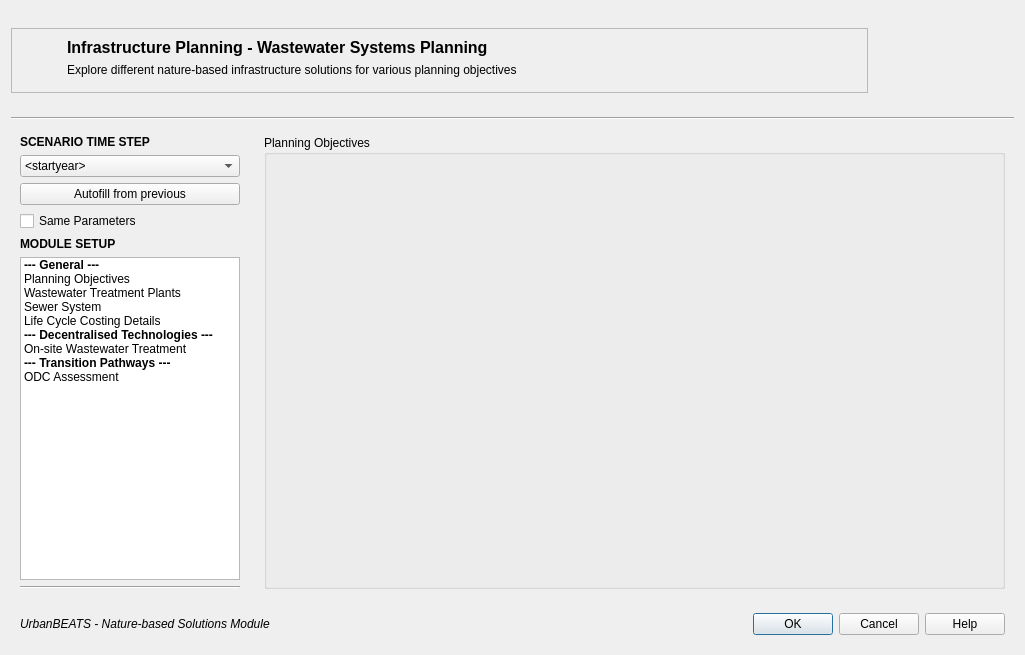
<?xml version="1.0" encoding="UTF-8"?>
<ui version="4.0">
 <class>Infrastructure_Dialog</class>
 <widget class="QDialog" name="Infrastructure_Dialog">
  <property name="geometry">
   <rect>
    <x>0</x>
    <y>0</y>
    <width>1025</width>
    <height>655</height>
   </rect>
  </property>
  <property name="minimumSize">
   <size>
    <width>0</width>
    <height>0</height>
   </size>
  </property>
  <property name="maximumSize">
   <size>
    <width>16777215</width>
    <height>16777215</height>
   </size>
  </property>
  <property name="windowTitle">
   <string>Infrastructure Planning Module</string>
  </property>
  <property name="windowIcon">
   <iconset resource="../graphics/ubeats.qrc">
    <normaloff>:/icons/Bench-icon.png</normaloff>:/icons/Bench-icon.png</iconset>
  </property>
  <layout class="QGridLayout" name="gridLayout_4">
   <item row="0" column="3">
    <widget class="QLabel" name="module_img">
     <property name="sizePolicy">
      <sizepolicy hsizetype="Preferred" vsizetype="Fixed">
       <horstretch>0</horstretch>
       <verstretch>0</verstretch>
      </sizepolicy>
     </property>
     <property name="minimumSize">
      <size>
       <width>140</width>
       <height>100</height>
      </size>
     </property>
     <property name="maximumSize">
      <size>
       <width>140</width>
       <height>100</height>
      </size>
     </property>
     <property name="text">
      <string/>
     </property>
     <property name="pixmap">
      <pixmap resource="../graphics/ubeats.qrc">:/images/images/md_sww_planning.jpg</pixmap>
     </property>
    </widget>
   </item>
   <item row="1" column="0" colspan="4">
    <widget class="Line" name="title_line">
     <property name="orientation">
      <enum>Qt::Horizontal</enum>
     </property>
    </widget>
   </item>
   <item row="0" column="0" colspan="3">
    <widget class="QFrame" name="title_frame">
     <property name="maximumSize">
      <size>
       <width>16777215</width>
       <height>65</height>
      </size>
     </property>
     <property name="frameShape">
      <enum>QFrame::StyledPanel</enum>
     </property>
     <property name="frameShadow">
      <enum>QFrame::Raised</enum>
     </property>
     <layout class="QGridLayout" name="gridLayout">
      <item row="0" column="0" rowspan="3">
       <widget class="QLabel" name="module_logo">
        <property name="minimumSize">
         <size>
          <width>40</width>
          <height>40</height>
         </size>
        </property>
        <property name="maximumSize">
         <size>
          <width>40</width>
          <height>40</height>
         </size>
        </property>
        <property name="text">
         <string/>
        </property>
        <property name="pixmap">
         <pixmap resource="../graphics/ubeats.qrc">:/icons/Water-closet-icon.png</pixmap>
        </property>
        <property name="scaledContents">
         <bool>true</bool>
        </property>
       </widget>
      </item>
      <item row="0" column="2">
       <widget class="QLabel" name="title">
        <property name="font">
         <font>
          <pointsize>12</pointsize>
          <weight>75</weight>
          <bold>true</bold>
         </font>
        </property>
        <property name="text">
         <string>Infrastructure Planning - Wastewater Systems Planning</string>
        </property>
       </widget>
      </item>
      <item row="1" column="2">
       <widget class="QLabel" name="subtitle">
        <property name="text">
         <string>Explore different nature-based infrastructure solutions for various planning objectives</string>
        </property>
        <property name="wordWrap">
         <bool>false</bool>
        </property>
       </widget>
      </item>
     </layout>
    </widget>
   </item>
   <item row="3" column="0" colspan="4">
    <widget class="QWidget" name="footer" native="true">
     <property name="minimumSize">
      <size>
       <width>0</width>
       <height>40</height>
      </size>
     </property>
     <property name="maximumSize">
      <size>
       <width>16777215</width>
       <height>40</height>
      </size>
     </property>
     <layout class="QHBoxLayout" name="horizontalLayout">
      <item>
       <widget class="QLabel" name="footer_lbl">
        <property name="text">
         <string>&lt;html&gt;&lt;head/&gt;&lt;body&gt;&lt;p&gt;&lt;span style=&quot; font-style:italic;&quot;&gt;UrbanBEATS - Nature-based Solutions Module&lt;/span&gt;&lt;/p&gt;&lt;/body&gt;&lt;/html&gt;</string>
        </property>
       </widget>
      </item>
      <item>
       <widget class="QDialogButtonBox" name="buttonBox">
        <property name="orientation">
         <enum>Qt::Horizontal</enum>
        </property>
        <property name="standardButtons">
         <set>QDialogButtonBox::Cancel|QDialogButtonBox::Ok</set>
        </property>
       </widget>
      </item>
      <item>
       <widget class="QPushButton" name="help_button">
        <property name="text">
         <string>Help</string>
        </property>
        <property name="icon">
         <iconset resource="../graphics/ubeats.qrc">
          <normaloff>:/icons/Help-icon.png</normaloff>:/icons/Help-icon.png</iconset>
        </property>
       </widget>
      </item>
     </layout>
    </widget>
   </item>
   <item row="2" column="0">
    <widget class="QWidget" name="sidebar_widget" native="true">
     <property name="sizePolicy">
      <sizepolicy hsizetype="Fixed" vsizetype="Preferred">
       <horstretch>0</horstretch>
       <verstretch>0</verstretch>
      </sizepolicy>
     </property>
     <property name="minimumSize">
      <size>
       <width>238</width>
       <height>0</height>
      </size>
     </property>
     <property name="maximumSize">
      <size>
       <width>238</width>
       <height>16777215</height>
      </size>
     </property>
     <layout class="QVBoxLayout" name="verticalLayout_2">
      <item>
       <widget class="QLabel" name="sidebar_title">
        <property name="text">
         <string>&lt;html&gt;&lt;head/&gt;&lt;body&gt;&lt;p&gt;&lt;span style=&quot; font-weight:600;&quot;&gt;SCENARIO TIME STEP&lt;/span&gt;&lt;/p&gt;&lt;/body&gt;&lt;/html&gt;</string>
        </property>
       </widget>
      </item>
      <item>
       <widget class="QComboBox" name="year_combo">
        <property name="minimumSize">
         <size>
          <width>100</width>
          <height>0</height>
         </size>
        </property>
        <item>
         <property name="text">
          <string>&lt;startyear&gt;</string>
         </property>
        </item>
       </widget>
      </item>
      <item>
       <widget class="QPushButton" name="autofillButton">
        <property name="text">
         <string>Autofill from previous</string>
        </property>
       </widget>
      </item>
      <item>
       <widget class="QCheckBox" name="same_params">
        <property name="text">
         <string>Same Parameters</string>
        </property>
       </widget>
      </item>
      <item>
       <widget class="QLabel" name="sidebar_title_2">
        <property name="text">
         <string>&lt;html&gt;&lt;head/&gt;&lt;body&gt;&lt;p&gt;&lt;span style=&quot; font-weight:600;&quot;&gt;MODULE SETUP&lt;/span&gt;&lt;/p&gt;&lt;/body&gt;&lt;/html&gt;</string>
        </property>
       </widget>
      </item>
      <item>
       <widget class="QListWidget" name="listWidget">
        <property name="maximumSize">
         <size>
          <width>220</width>
          <height>16777215</height>
         </size>
        </property>
        <item>
         <property name="text">
          <string>--- General ---</string>
         </property>
         <property name="font">
          <font>
           <weight>75</weight>
           <bold>true</bold>
          </font>
         </property>
        </item>
        <item>
         <property name="text">
          <string>Planning Objectives</string>
         </property>
        </item>
        <item>
         <property name="text">
          <string>Wastewater Treatment Plants</string>
         </property>
        </item>
        <item>
         <property name="text">
          <string>Sewer System</string>
         </property>
        </item>
        <item>
         <property name="text">
          <string>Life Cycle Costing Details</string>
         </property>
        </item>
        <item>
         <property name="text">
          <string>--- Decentralised Technologies ---</string>
         </property>
         <property name="font">
          <font>
           <weight>75</weight>
           <bold>true</bold>
          </font>
         </property>
        </item>
        <item>
         <property name="text">
          <string>On-site Wastewater Treatment</string>
         </property>
        </item>
        <item>
         <property name="text">
          <string>--- Transition Pathways ---</string>
         </property>
         <property name="font">
          <font>
           <weight>75</weight>
           <bold>true</bold>
          </font>
         </property>
        </item>
        <item>
         <property name="text">
          <string>ODC Assessment</string>
         </property>
        </item>
       </widget>
      </item>
      <item>
       <widget class="Line" name="sidebar_line">
        <property name="orientation">
         <enum>Qt::Horizontal</enum>
        </property>
       </widget>
      </item>
     </layout>
    </widget>
   </item>
   <item row="2" column="1" colspan="3">
    <widget class="QStackedWidget" name="stackedWidget">
     <property name="currentIndex">
      <number>0</number>
     </property>
     <widget class="QWidget" name="page">
      <layout class="QVBoxLayout" name="verticalLayout">
       <item>
        <widget class="QGroupBox" name="groupBox">
         <property name="title">
          <string>Planning Objectives</string>
         </property>
         <layout class="QVBoxLayout" name="verticalLayout_3"/>
        </widget>
       </item>
      </layout>
     </widget>
     <widget class="QWidget" name="page_2">
      <layout class="QVBoxLayout" name="verticalLayout_4">
       <item>
        <widget class="QGroupBox" name="groupBox_2">
         <property name="title">
          <string>Wastewater Treatment Plants</string>
         </property>
         <layout class="QVBoxLayout" name="verticalLayout_5">
          <item>
           <widget class="QScrollArea" name="inputs_scrollArea_3">
            <property name="frameShape">
             <enum>QFrame::NoFrame</enum>
            </property>
            <property name="verticalScrollBarPolicy">
             <enum>Qt::ScrollBarAlwaysOn</enum>
            </property>
            <property name="widgetResizable">
             <bool>true</bool>
            </property>
            <widget class="QWidget" name="inputs_contents_5">
             <property name="geometry">
              <rect>
               <x>0</x>
               <y>0</y>
               <width>708</width>
               <height>425</height>
              </rect>
             </property>
             <layout class="QVBoxLayout" name="verticalLayout_46">
              <item>
               <layout class="QVBoxLayout" name="verticalLayout_50">
                <property name="leftMargin">
                 <number>9</number>
                </property>
                <property name="topMargin">
                 <number>9</number>
                </property>
                <property name="rightMargin">
                 <number>9</number>
                </property>
                <property name="bottomMargin">
                 <number>9</number>
                </property>
                <item>
                 <widget class="QLabel" name="label_2">
                  <property name="text">
                   <string>&lt;html&gt;&lt;head/&gt;&lt;body&gt;&lt;p&gt;&lt;span style=&quot; font-weight:600;&quot;&gt;Define Wastewater Treatment Plants&lt;/span&gt;&lt;/p&gt;&lt;/body&gt;&lt;/html&gt;</string>
                  </property>
                 </widget>
                </item>
                <item>
                 <widget class="QLabel" name="label">
                  <property name="text">
                   <string>Define the names, location and capacity of the case study's wastewater treatment plants (note: must define at least one)</string>
                  </property>
                  <property name="wordWrap">
                   <bool>true</bool>
                  </property>
                 </widget>
                </item>
                <item>
                 <widget class="QTableWidget" name="tableWidget">
                  <property name="verticalScrollBarPolicy">
                   <enum>Qt::ScrollBarAlwaysOn</enum>
                  </property>
                  <property name="alternatingRowColors">
                   <bool>true</bool>
                  </property>
                  <property name="sortingEnabled">
                   <bool>true</bool>
                  </property>
                  <attribute name="horizontalHeaderCascadingSectionResizes">
                   <bool>true</bool>
                  </attribute>
                  <attribute name="horizontalHeaderDefaultSectionSize">
                   <number>130</number>
                  </attribute>
                  <attribute name="horizontalHeaderStretchLastSection">
                   <bool>false</bool>
                  </attribute>
                  <row>
                   <property name="text">
                    <string>1</string>
                   </property>
                  </row>
                  <row>
                   <property name="text">
                    <string>2</string>
                   </property>
                  </row>
                  <column>
                   <property name="text">
                    <string>Name</string>
                   </property>
                  </column>
                  <column>
                   <property name="text">
                    <string>x (Long)</string>
                   </property>
                  </column>
                  <column>
                   <property name="text">
                    <string>y (Lat)</string>
                   </property>
                  </column>
                  <column>
                   <property name="text">
                    <string>z (Elev)</string>
                   </property>
                  </column>
                  <column>
                   <property name="text">
                    <string>Capacity [ML]</string>
                   </property>
                  </column>
                 </widget>
                </item>
                <item>
                 <widget class="QWidget" name="widget_2" native="true">
                  <layout class="QHBoxLayout" name="horizontalLayout_10">
                   <item>
                    <spacer name="horizontalSpacer_77">
                     <property name="orientation">
                      <enum>Qt::Horizontal</enum>
                     </property>
                     <property name="sizeHint" stdset="0">
                      <size>
                       <width>40</width>
                       <height>20</height>
                      </size>
                     </property>
                    </spacer>
                   </item>
                   <item>
                    <widget class="QPushButton" name="pushButton">
                     <property name="text">
                      <string>Add Row...</string>
                     </property>
                     <property name="icon">
                      <iconset resource="../graphics/ubeats.qrc">
                       <normaloff>:/icons/add-icon.png</normaloff>:/icons/add-icon.png</iconset>
                     </property>
                    </widget>
                   </item>
                   <item>
                    <widget class="QPushButton" name="pushButton_2">
                     <property name="text">
                      <string>Delete</string>
                     </property>
                     <property name="icon">
                      <iconset resource="../graphics/ubeats.qrc">
                       <normaloff>:/icons/delete-icon.png</normaloff>:/icons/delete-icon.png</iconset>
                     </property>
                    </widget>
                   </item>
                   <item>
                    <widget class="QPushButton" name="pushButton_3">
                     <property name="text">
                      <string>Reset</string>
                     </property>
                    </widget>
                   </item>
                   <item>
                    <widget class="QPushButton" name="pushButton_4">
                     <property name="text">
                      <string>Import...</string>
                     </property>
                     <property name="icon">
                      <iconset resource="../graphics/ubeats.qrc">
                       <normaloff>:/icons/import-icon.png</normaloff>:/icons/import-icon.png</iconset>
                     </property>
                    </widget>
                   </item>
                   <item>
                    <widget class="QPushButton" name="pushButton_5">
                     <property name="text">
                      <string>Export...</string>
                     </property>
                     <property name="icon">
                      <iconset resource="../graphics/ubeats.qrc">
                       <normaloff>:/icons/export-icon.png</normaloff>:/icons/export-icon.png</iconset>
                     </property>
                    </widget>
                   </item>
                  </layout>
                 </widget>
                </item>
               </layout>
              </item>
             </layout>
            </widget>
           </widget>
          </item>
         </layout>
        </widget>
       </item>
      </layout>
     </widget>
     <widget class="QWidget" name="page_3">
      <layout class="QVBoxLayout" name="verticalLayout_6">
       <item>
        <widget class="QGroupBox" name="groupBox_3">
         <property name="title">
          <string>Sewer System</string>
         </property>
         <layout class="QVBoxLayout" name="verticalLayout_10">
          <item>
           <widget class="QScrollArea" name="inputs_scrollArea_2">
            <property name="frameShape">
             <enum>QFrame::NoFrame</enum>
            </property>
            <property name="verticalScrollBarPolicy">
             <enum>Qt::ScrollBarAlwaysOn</enum>
            </property>
            <property name="widgetResizable">
             <bool>true</bool>
            </property>
            <widget class="QWidget" name="inputs_contents_2">
             <property name="geometry">
              <rect>
               <x>0</x>
               <y>0</y>
               <width>708</width>
               <height>425</height>
              </rect>
             </property>
             <layout class="QVBoxLayout" name="verticalLayout_7">
              <item>
               <layout class="QVBoxLayout" name="verticalLayout_23">
                <property name="leftMargin">
                 <number>9</number>
                </property>
                <property name="topMargin">
                 <number>9</number>
                </property>
                <property name="rightMargin">
                 <number>9</number>
                </property>
                <property name="bottomMargin">
                 <number>9</number>
                </property>
                <item>
                 <widget class="QLabel" name="label_4">
                  <property name="text">
                   <string>&lt;html&gt;&lt;head/&gt;&lt;body&gt;&lt;p&gt;&lt;span style=&quot; font-weight:600;&quot;&gt;Sewer Infrastructure Generation&lt;/span&gt;&lt;/p&gt;&lt;/body&gt;&lt;/html&gt;</string>
                  </property>
                 </widget>
                </item>
                <item>
                 <widget class="QWidget" name="widget_4" native="true">
                  <layout class="QHBoxLayout" name="horizontalLayout_12">
                   <item>
                    <widget class="QLabel" name="label_5">
                     <property name="text">
                      <string>&lt;html&gt;&lt;head/&gt;&lt;body&gt;&lt;p&gt;Select Network Generation Method:&lt;/p&gt;&lt;/body&gt;&lt;/html&gt;</string>
                     </property>
                    </widget>
                   </item>
                   <item>
                    <spacer name="horizontalSpacer_3">
                     <property name="orientation">
                      <enum>Qt::Horizontal</enum>
                     </property>
                     <property name="sizeType">
                      <enum>QSizePolicy::Fixed</enum>
                     </property>
                     <property name="sizeHint" stdset="0">
                      <size>
                       <width>20</width>
                       <height>20</height>
                      </size>
                     </property>
                    </spacer>
                   </item>
                   <item>
                    <widget class="QRadioButton" name="radioButton_2">
                     <property name="toolTip">
                      <string>&lt;html&gt;&lt;head/&gt;&lt;body&gt;&lt;p&gt;Max Maurer's super network generator&lt;/p&gt;&lt;/body&gt;&lt;/html&gt;</string>
                     </property>
                     <property name="whatsThis">
                      <string>&lt;html&gt;&lt;head/&gt;&lt;body&gt;&lt;p&gt;Max maurer's super method&lt;/p&gt;&lt;/body&gt;&lt;/html&gt;</string>
                     </property>
                     <property name="text">
                      <string>SND</string>
                     </property>
                    </widget>
                   </item>
                   <item>
                    <widget class="QRadioButton" name="radioButton_3">
                     <property name="text">
                      <string>UWIM</string>
                     </property>
                    </widget>
                   </item>
                   <item>
                    <widget class="QRadioButton" name="radioButton_4">
                     <property name="text">
                      <string>Mixed</string>
                     </property>
                    </widget>
                   </item>
                   <item>
                    <spacer name="horizontalSpacer">
                     <property name="orientation">
                      <enum>Qt::Horizontal</enum>
                     </property>
                     <property name="sizeHint" stdset="0">
                      <size>
                       <width>40</width>
                       <height>20</height>
                      </size>
                     </property>
                    </spacer>
                   </item>
                  </layout>
                 </widget>
                </item>
                <item>
                 <widget class="QStackedWidget" name="stackedWidget_2">
                  <property name="currentIndex">
                   <number>1</number>
                  </property>
                  <widget class="QWidget" name="page_5">
                   <layout class="QVBoxLayout" name="verticalLayout_8">
                    <item>
                     <widget class="QGroupBox" name="groupBox_4">
                      <property name="title">
                       <string>SND</string>
                      </property>
                     </widget>
                    </item>
                   </layout>
                  </widget>
                  <widget class="QWidget" name="page_6">
                   <layout class="QVBoxLayout" name="verticalLayout_9">
                    <item>
                     <widget class="QGroupBox" name="groupBox_5">
                      <property name="maximumSize">
                       <size>
                        <width>16777213</width>
                        <height>16777215</height>
                       </size>
                      </property>
                      <property name="title">
                       <string>UWIM</string>
                      </property>
                     </widget>
                    </item>
                   </layout>
                  </widget>
                  <widget class="QWidget" name="page_7">
                   <layout class="QVBoxLayout" name="verticalLayout_21">
                    <item>
                     <widget class="QGroupBox" name="groupBox_6">
                      <property name="title">
                       <string>Mixed SND and UWIM</string>
                      </property>
                      <layout class="QVBoxLayout" name="verticalLayout_19">
                       <item>
                        <widget class="QScrollArea" name="scrollArea">
                         <property name="frameShape">
                          <enum>QFrame::NoFrame</enum>
                         </property>
                         <property name="verticalScrollBarPolicy">
                          <enum>Qt::ScrollBarAlwaysOn</enum>
                         </property>
                         <property name="horizontalScrollBarPolicy">
                          <enum>Qt::ScrollBarAsNeeded</enum>
                         </property>
                         <property name="widgetResizable">
                          <bool>true</bool>
                         </property>
                         <widget class="QWidget" name="scrollAreaWidgetContents_7">
                          <property name="geometry">
                           <rect>
                            <x>0</x>
                            <y>0</y>
                            <width>617</width>
                            <height>212</height>
                           </rect>
                          </property>
                         </widget>
                        </widget>
                       </item>
                      </layout>
                     </widget>
                    </item>
                   </layout>
                  </widget>
                 </widget>
                </item>
                <item>
                 <widget class="QLabel" name="label_3">
                  <property name="text">
                   <string>&lt;html&gt;&lt;head/&gt;&lt;body&gt;&lt;p&gt;Pipe Material and Specifications&lt;/p&gt;&lt;/body&gt;&lt;/html&gt;</string>
                  </property>
                 </widget>
                </item>
                <item>
                 <widget class="QWidget" name="widget_3" native="true">
                  <layout class="QHBoxLayout" name="horizontalLayout_11">
                   <item>
                    <widget class="QRadioButton" name="radioButton">
                     <property name="text">
                      <string>Uniform Material</string>
                     </property>
                    </widget>
                   </item>
                   <item>
                    <widget class="QComboBox" name="comboBox">
                     <item>
                      <property name="text">
                       <string>Cast Iron</string>
                      </property>
                     </item>
                     <item>
                      <property name="text">
                       <string>Concrete</string>
                      </property>
                     </item>
                     <item>
                      <property name="text">
                       <string>HDPE</string>
                      </property>
                     </item>
                     <item>
                      <property name="text">
                       <string>PVC</string>
                      </property>
                     </item>
                    </widget>
                   </item>
                   <item>
                    <spacer name="horizontalSpacer_2">
                     <property name="orientation">
                      <enum>Qt::Horizontal</enum>
                     </property>
                     <property name="sizeHint" stdset="0">
                      <size>
                       <width>40</width>
                       <height>20</height>
                      </size>
                     </property>
                    </spacer>
                   </item>
                  </layout>
                 </widget>
                </item>
               </layout>
              </item>
             </layout>
            </widget>
           </widget>
          </item>
         </layout>
        </widget>
       </item>
      </layout>
     </widget>
    </widget>
   </item>
  </layout>
 </widget>
 <tabstops>
  <tabstop>year_combo</tabstop>
  <tabstop>same_params</tabstop>
  <tabstop>buttonBox</tabstop>
  <tabstop>help_button</tabstop>
 </tabstops>
 <resources>
  <include location="../graphics/ubeats.qrc"/>
 </resources>
 <connections>
  <connection>
   <sender>buttonBox</sender>
   <signal>accepted()</signal>
   <receiver>Infrastructure_Dialog</receiver>
   <slot>accept()</slot>
   <hints>
    <hint type="sourcelabel">
     <x>248</x>
     <y>254</y>
    </hint>
    <hint type="destinationlabel">
     <x>157</x>
     <y>274</y>
    </hint>
   </hints>
  </connection>
  <connection>
   <sender>buttonBox</sender>
   <signal>rejected()</signal>
   <receiver>Infrastructure_Dialog</receiver>
   <slot>reject()</slot>
   <hints>
    <hint type="sourcelabel">
     <x>316</x>
     <y>260</y>
    </hint>
    <hint type="destinationlabel">
     <x>286</x>
     <y>274</y>
    </hint>
   </hints>
  </connection>
 </connections>
</ui>
